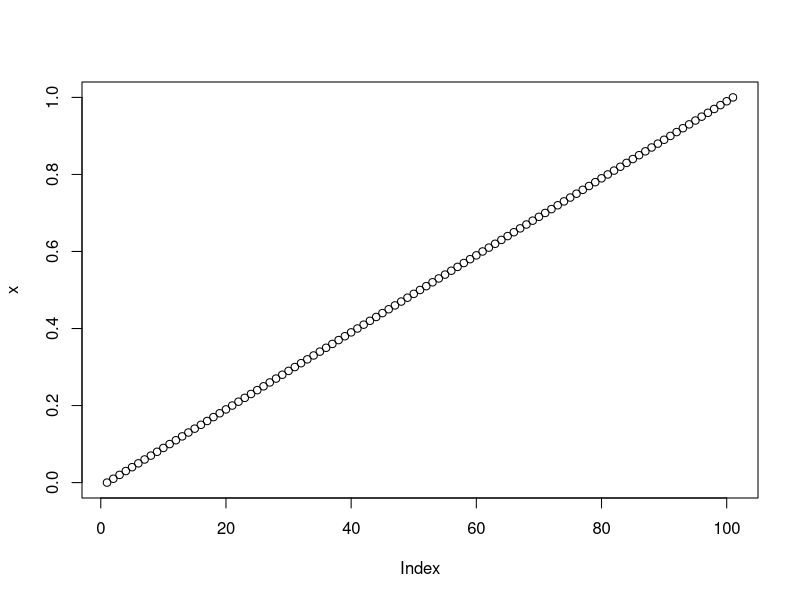

This figure's R source: (Note: this script raises an error after producing the figure.)
## ---- chunk 1
knitr::opts_chunk$set(echo = TRUE)
## ---- chunk 2
library(ggplot2)
plot(plot)
